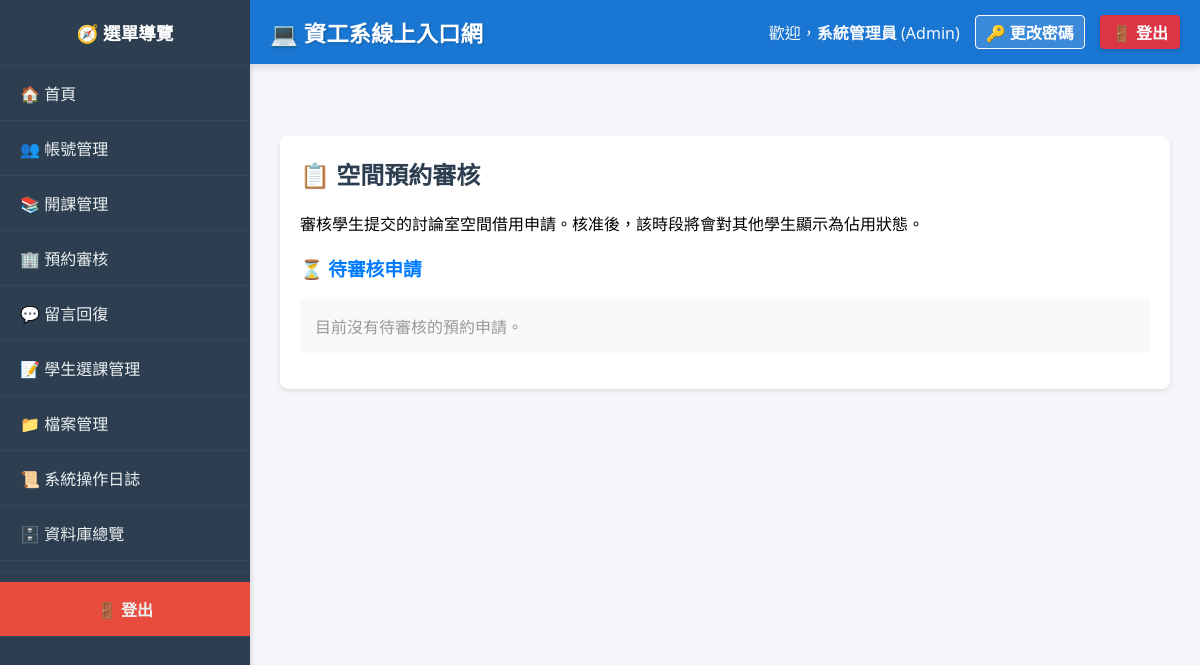
/index.php?page=review_reservations (signed in), run on an earlier commit of the app's database.
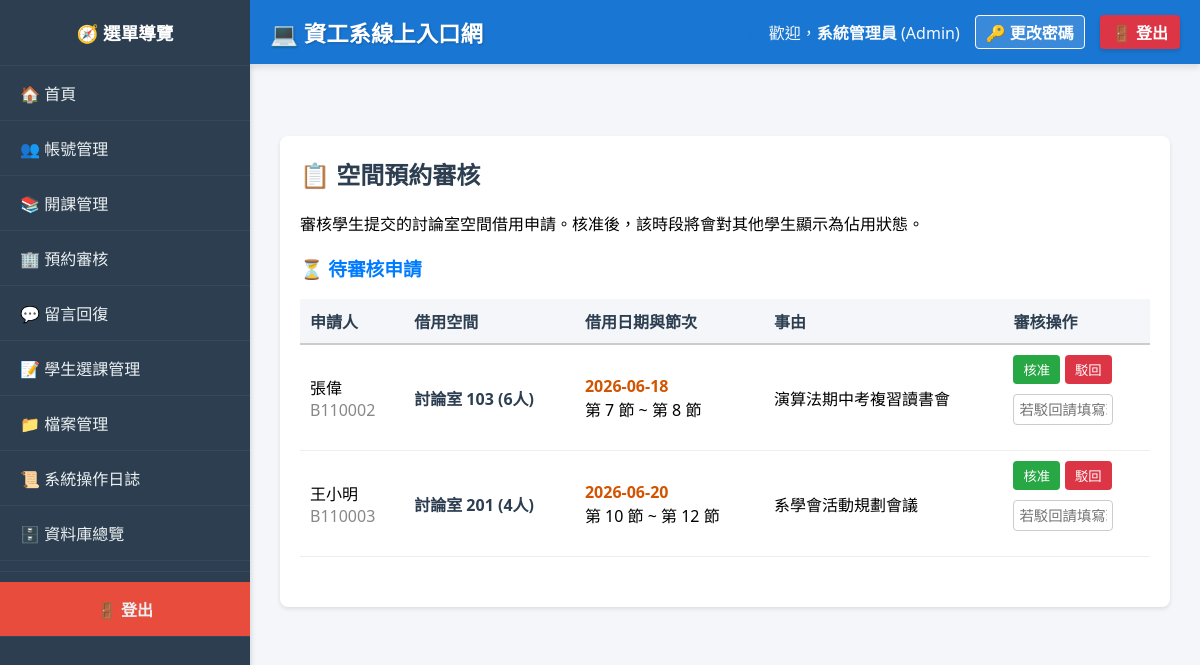
And on a later commit of the database.
### tables this page shows
CREATE TABLE Reservations (
    reservation_id INT AUTO_INCREMENT PRIMARY KEY,
    student_id VARCHAR(20) NOT NULL,
    room_name VARCHAR(50) NOT NULL,
    purpose TEXT NOT NULL,
    reserve_date DATE NOT NULL,
    start_period INT NOT NULL,
    end_period INT NOT NULL,
    status ENUM('Pending', 'Approved', 'Rejected') DEFAULT 'Pending',
    reject_reason TEXT DEFAULT NULL,
    FOREIGN KEY (student_id) REFERENCES Students(student_id) ON DELETE CASCADE
);

CREATE TABLE Students (
    student_id VARCHAR(20) PRIMARY KEY,
    user_id INT NOT NULL,
    name VARCHAR(100) NOT NULL,
    enrollment_year INT,
    FOREIGN KEY (user_id) REFERENCES Users(id) ON DELETE CASCADE
);

### modules/admin/review_reservations.php (the view, shortened to what this page needs)
﻿<div class="card">
    <h2>📋 空間預約審核</h2>
    <p>審核學生提交的討論室空間借用申請。核准後，該時段將會對其他學生顯示為佔用狀態。</p>
    <?php
    if($_SESSION['role'] != 'Admin') {
        echo "<p style='color:red;'>只有管理員可以使用此功能。</p>";
    } else {
        $pending = $conn->query("
            SELECT r.*, s.name as student_name
            FROM Reservations r
            JOIN Students s ON r.student_id = s.student_id
            WHERE r.status = 'Pending'
            ORDER BY r.reserve_date ASC, r.start_period ASC
        ");
        echo "<h3 style='color:#007bff;'>⏳ 待審核申請</h3>";
        if($pending->num_rows > 0) {
            echo "<table style='width:100%; border-collapse: collapse; margin-bottom:30px;'>";
            echo "<tr style='background:#f4f6f9; border-bottom:2px solid #ccc;'><th style='padding:10px;'>申請人</th><th style='padding:10px;'>借用空間</th><th style='padding:10px;'>借用日期與節次</th><th style='padding:10px;'>事由</th><th style='padding:10px;'>審核操作</th></tr>";
            while($p = $pending->fetch_assoc()) {
                echo "<tr style='border-bottom:1px solid #eee;'>";
                echo "<td style='padding:10px;'>" . htmlspecialchars($p['student_name']) . "<br><span style='color:#888; font-size:0.85em encampment;'>" . $p['student_id'] . "</span></td>";
                echo "<td style='padding:10px; font-weight:bold; color:#2c3e50;'>" . htmlspecialchars($p['room_name']) . "</td>";
                echo "<td style='padding:10px;'><span style='color:#d35400; font-weight:bold;'>" . htmlspecialchars($p['reserve_date']) . "</span><br>第 {$p['start_period']} 節 ~ 第 {$p['end_period']} 節</td>";
                echo "<td style='padding:10px;'>" . htmlspecialchars($p['purpose']) . "</td>";
                echo "<td style='padding:10px;'>";
                echo "<form method='POST' style='display:flex; flex-direction:column; gap:5px; margin:0;'>";
                echo "<div style='display:flex; gap:5px;'>";
                echo "<button type='submit' name='action' value='Approve' class='btn' style='background:#28a745; padding:5px 10px;'>核准</button>";
                echo "<button type='submit' name='action' value='Reject' class='btn' style='background:#dc3545; padding:5px 10px;'>駁回</button>";
                echo "</div>";
                echo "<input type='text' name='reject_reason' placeholder='若駁回請填寫理由' style='padding:5px; font-size:0.9em; width:100px;'>";
                echo "</form>";
                echo "</td></tr>";
            }
            echo "</table>";
        } else {
            echo "<p style='color:#999; padding:15px; background:#f8f9fa;'>目前沒有待審核的預約申請。</p>";
        }
    }
    ?>
</div>

What changed in the data, as far as the page shows it:
added reservations: student.name "張偉", student "B110002", room_name "討論室 103 (6人)", reserve_date "2026-06-18", start_period "7", end_period "8", purpose "演算法期中考複習讀書會"
added reservations: student.name "王小明", student "B110003", room_name "討論室 201 (4人)", reserve_date "2026-06-20", start_period "10", end_period "12", purpose "系學會活動規劃會議"
Also different on the page:
text no longer shown: "目前沒有待審核的預約申請。"
text now shown: "申請人 借用空間 借用日期與節次 事由 審核操作"
